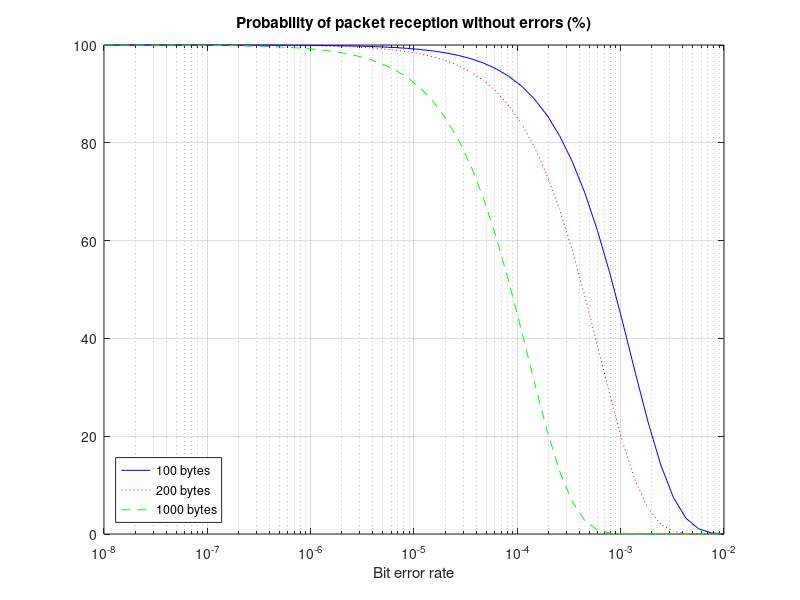
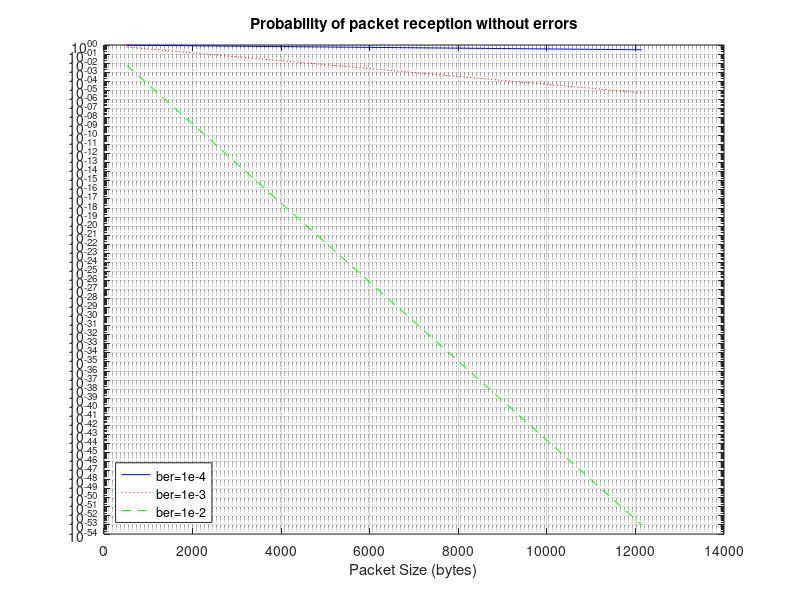

Reproduce these figures in MATLAB, in order.
% Pedro Teixeira <pedro.teix@ua.pt>
% 84715
% February 10, 2012

% Exercise 2
% p bit error rate
% 

% Let it be:
%   E : Select right answer     
%   NE: Select wrong answer

%   K : Student knows answer
%   NK: Student does not know answer
%%
% 2a
% p(0) = (n 0) * p^0 * (1-p)^n-0
n = 100 * 8;
p = 10^-2;
i = 0;
res = (nchoosek(n, i) * p^i * (1-p)^(n-i)) * 100
%%
% 2b
% p(1) = (n 1) * p^1 * (1-p)^n-1
n = 1000 * 8;
p = 10^-3;
i = 1;
res = (nchoosek(n, i) * p^i * (1-p)^(n-i)) * 100
%%
% 2c
% p(>=1) = 1- p(0)
n = 200 * 8;
p = 10^-4;
i = 0;
res = (1 - (nchoosek(n, i) * p^i * (1-p)^(n-i))) * 100
%%
% 2d
% PAY ATTENTION TO THIS EXERCISE
% P(E) = P(E|K) * P(K) + P(E|NK) * P(NK)
p = logspace(-8, -2);
i = 0 ;  % no errors
n = 100 * 8;
f_100 = (nchoosek(n, i) .* p.^i .* (1-p).^(n-i));

n = 200 * 8;
f_200 = (nchoosek(n, i) .* p.^i .* (1-p).^(n-i));
n = 1000 * 8;
f_1000 = (nchoosek(n, i) .* p.^i .* (1-p).^(n-i));
figure(1)
semilogx(p, f_100 * 100, 'b-', p, f_200 * 100, 'r:', p, f_1000 * 100, 'g--')
title("Probability of packet reception without errors (%)")
xlabel("Bit error rate")
ylabel("")
legend('100 bytes', '200 bytes', '1000 bytes', 'location', 'SouthWest')
%axis([0 100 0 100])
grid on
%%
% 2e
% P(E) = P(E|K) * P(K) + P(E|NK) * P(NK)
n = linspace(64*8, 1518*8);
i = 0;   % no errors

p = 10^-4;
f_100 = 1 * p^i * (1-p).^(n-i);

p = 10^-3;
f_200 = 1 * p^i * (1-p).^(n-i);

p = 10^-2;
f_1000 = 1 * p^i * (1-p).^(n-i);

figure(2)
semilogy(n, f_100, 'b-', n, f_200, 'r:', n, f_1000, 'g--')
title("Probability of packet reception without errors")
xlabel("Packet Size (bytes)")
ylabel("")
legend('ber=1e-4', 'ber=1e-3', 'ber=1e-2', 'location', 'SouthWest')
%axis([0 100 0 100])
grid on